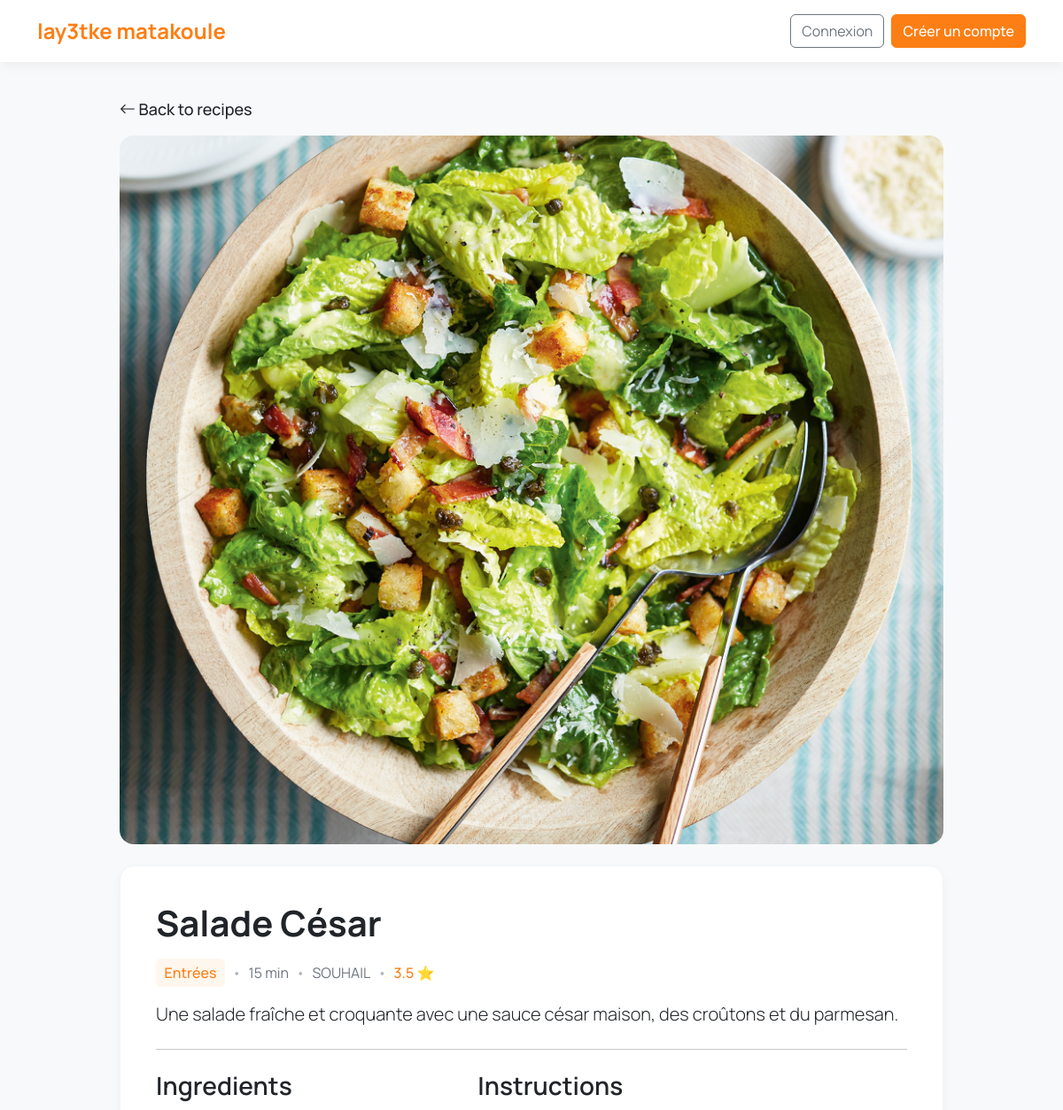
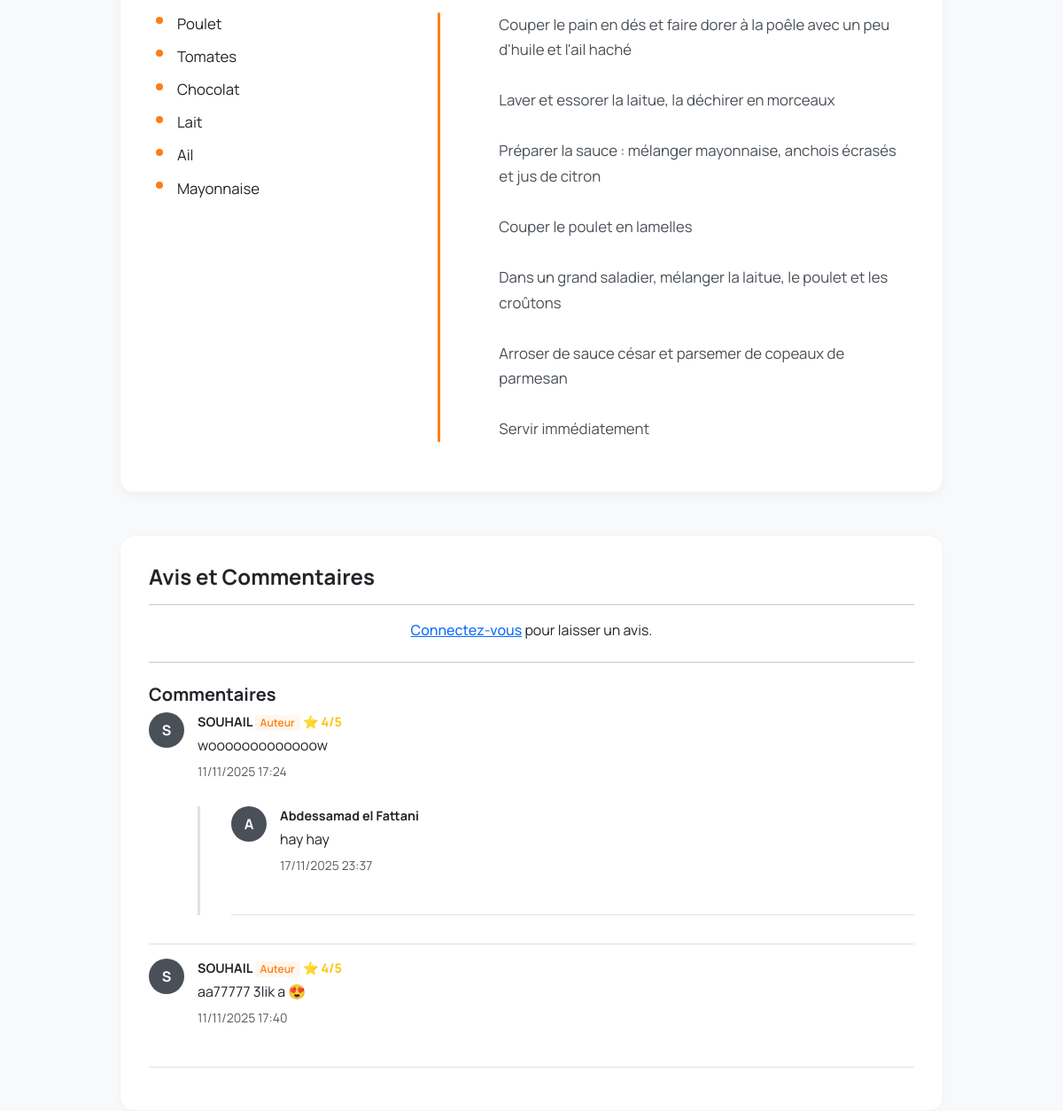
The app's page /recipe/2/ with its own data (2 pictures, top to bottom).
### recettes/models.py (models this page shows, shortened)
class Recipe(models.Model):
    title = models.CharField(max_length=200)
    description = models.TextField()
    instructions = models.TextField(default='', blank=True)
    preparation_time = models.PositiveIntegerField(default=0)
    category = models.ForeignKey(Category, on_delete=models.CASCADE)
    ingredients = models.ManyToManyField(Ingredient)  # SIMPLE SANS through
    author = models.ForeignKey(User, on_delete=models.CASCADE)
    rating = models.FloatField(default=0)
    created_at = models.DateTimeField(auto_now_add=True)
    image = models.ImageField(upload_to='recipes/', blank=True, null=True)
    favorited_by = models.ManyToManyField(User,related_name='favorite_recipes',blank=True)

class Category(models.Model):
    name = models.CharField(max_length=100)

class Ingredient(models.Model):
    name = models.CharField(max_length=100)

class Review(models.Model):
    recipe = models.ForeignKey(Recipe, on_delete=models.CASCADE, related_name='reviews')
    user = models.ForeignKey(User, on_delete=models.CASCADE)
    rating = models.PositiveIntegerField(choices=[(i, i) for i in range(1, 6)])
    comment = models.TextField(blank=True)
    created_at = models.DateTimeField(auto_now_add=True)
    parent = models.ForeignKey(
        'self',
        on_delete=models.CASCADE,
        null=True,
        blank=True,
        related_name='replies'
    )
    class Meta:
        ordering = ['created_at']

### recettes/views.py (the view, shortened to what this page needs)
# urls.py: path('recipe/<int:recipe_id>/', views.recipe_detail, name='recipe_detail'),
def recipe_detail(request, recipe_id):
    recipe = get_object_or_404(Recipe, id=recipe_id)
    top_level_reviews = recipe.reviews.filter(parent=None)
    review_form = ReviewForm()
    context = {
        'recipe': recipe,
        'reviews': top_level_reviews,
        'review_form': review_form,  # Toujours un formulaire vide en cas d'échec
    }
    return render(request, 'recipe_detail.html', context)

### templates/recipe_detail.html (shortened to what this page needs)
{% extends 'base.html' %}
{% block content %}
<div class="col-lg-10 offset-lg-1">
    <div class="recipe-header">
        <a href="{% url 'home' %}" class="back-link">
            <i class="bi bi-arrow-left"></i> Back to recipes
        </a>
    </div>
    {% if recipe.image %}
        <img src="{{ recipe.image.url }}" class="recipe-main-image" alt="{{ recipe.title }}">
    {% endif %}
    <div class="recipe-content-card">
        <div class="d-flex justify-content-between align-items-start mb-2">
            <h1 class="recipe-title">{{ recipe.title }}</h1>
        </div>
        <div class="recipe-meta-text mb-3">
            <span class="category-tag">{{ recipe.category.name }}</span>
            <span class="dot-separator">•</span>
            <span>{{ recipe.preparation_time }} min</span>
            <span class="dot-separator">•</span>
            <span>{{ recipe.author }}</span>
              <span class="dot-separator">•</span>
            <span class="rating-stars" style="color: #fd7e14;font-weight: 500;">
                {{ recipe.rating|floatformat:1 }} ⭐
            </span>
        </div>
        <p class="lead">{{ recipe.description }}</p>
        <hr class="my-4">
        <div class="row">
            <div class="col-md-5 recipe-section">
                <h3>Ingredients</h3>
                <ul class="ingredients-list">
                    {% for ingredient in recipe.ingredients.all %}
                    <li>
                        {{ ingredient.name }}
                    </li>
                    {% empty %}
                    <li class="text-muted">Aucun ingrédient spécifié</li>
                    {% endfor %}
                </ul>
            </div>
            <div class="col-md-7 recipe-section">
                <h3>Instructions</h3>
                <div class="instructions-container">
                    {% if recipe.instructions %}
                        <p class="instructions-text">{{ recipe.instructions }}</p>
                    {% else %}
                        <p class="text-muted">Aucune instruction disponible pour le moment.</p>
                    {% endif %}
                </div>
            </div>
        </div>
    </div>
    <div class="reviews-column mt-5" id="comments">
        <h4>Avis et Commentaires</h4>
        <hr>
        {% if user.is_authenticated %}
            <h5>Laisser un avis</h5>
            <form method="POST" action="{% url 'recipe_detail' recipe.id %}#comments">
                {% csrf_token %}
                <div class="mb-2">
                    <label class="form-label">{{ review_form.rating.label }}</label>
                    <div class="star-rating-form">
                        {% for value, text in review_form.rating.field.choices|slice:"::-1" %}
                            <input type="radio" name="rating" id="star-{{ value }}" value="{{ value }}">
                            <label for="star-{{ value }}">★</label>
                        {% endfor %}
                    </div>
                </div>
                <div class="mb-3">
                    <label class="form-label">{{ review_form.comment.label }}</label>
                    {{ review_form.comment }}
                </div>
                <button type="submit" class="btn btn-orange w-100">Envoyer l'avis</button>
            </form>
            <hr class="my-4">
        {% else %}
            <p class="text-center"><a href="{% url 'accounts:login' %}" style="font-weight: 500;">Connectez-vous</a> pour laisser un avis.</p>
            <hr class="my-4">
        {% endif %}
        <h5 class="mt-3">Commentaires</h5>
        {% for review in reviews %}
            {% include "partials/_review.html" with review=review recipe=recipe %}
        {% empty %}
            <p class="text-muted">Aucun avis pour le moment.</p>
        {% endfor %}
    </div>
</div>
{% endblock %}

### templates/partials/_review.html (shortened to what this page needs)
{% if review %}
<div class="border-bottom pb-3 mb-3
    {% if review.user == recipe.author %}review-author{% endif %}"
    style="{% if review.parent %}margin-left: 20px;{% endif %}">
    <div class="review">
        <div class="review-avatar" title="{{ review.user.username }}">
            {{ review.user.username|first|upper }}
        </div>
        <div class="review-body">
            <div class="review-header">
                {{ review.user.username }}
                {% if review.user == recipe.author %}
                    <span class="badge author-badge">Auteur</span>
                {% endif %}
                {% if not review.parent %}
                    <span class="text-warning">⭐ {{ review.rating }}/5</span>
                {% endif %}
            </div>
            <p class="review-text">{{ review.comment }}</p>
            <small class="text-muted">{{ review.created_at|date:"d/m/Y H:i" }}</small>
        </div>
    </div>
    <div class="replies-container mt-3">
        {% for reply in review.replies.all %}
            {% include "partials/_review.html" with review=reply recipe=recipe %}
        {% endfor %}
    </div>
</div>
{% endif %}

### templates/base.html (style rules this page uses)
body, .btn, .form-control, .form-select, .card-title, .nav-link, .navbar-brand, .dropdown-item { font-family: 'Manrope', sans-serif; }

### templates/recipe_detail.html (style rules this page uses)
.recipe-header { padding: 1rem 0; display: flex; justify-content: space-between; align-items: center; }
.back-link { text-decoration: none; color: #212529; font-weight: 500; font-size: 18px; }
.recipe-main-image { width: 100%; height: 800px; object-fit: cover; border-radius: 1rem; }
.recipe-content-card { background-color: #ffffff; border-radius: 1rem; border: 1px solid #f3f4f6; box-shadow: 0 4px 12px rgba(0,0,0,0.04); padding: 2.5rem; margin-top: 1.5rem; }
.recipe-title { font-weight: 700; font-size: 2.5rem; color: #212529; }
.recipe-meta-text { display: flex; flex-wrap: wrap; align-items: center; gap: 0.25rem 0.5rem; font-size: 16px; color: #6c757d; margin-top: 0.5rem; }
.recipe-meta-text .category-tag { color: #fd7e14; font-weight: 500; background-color: #fff7ed; padding: 0.25rem 0.6rem; border-radius: 6px; }
.recipe-meta-text .dot-separator { color: #adb5bd; }
.recipe-section h3 { font-weight: 600; color: #212529; margin-bottom: 1.5rem; }
.ingredients-list { list-style: none; padding-left: 0; }
.ingredients-list li { position: relative; padding-left: 1.5rem; margin-bottom: 0.75rem; font-size: 1.05rem; line-height: 1.5; }
.ingredients-list li::before { content: ''; display: inline-block; width: 8px; height: 8px; background-color: #fd7e14; border-radius: 50%; position: absolute; left: 0; top: 0.6rem; transform: translateY(-50%); }
.instructions-container { position: relative; padding-left: 1.5rem; }
.instructions-container::before { content: ''; position: absolute; left: -45px; top: 0; bottom: 0; width: 3px; background-color: #fd7e14; border-radius: 3px; }
.instructions-text { line-height: 1.7; font-size: 1.05rem; color: #495057; white-space: pre-line; }
.reviews-column { background-color: #ffffff; border-radius: 1rem; border: 1px solid #f3f4f6; box-shadow: 0 4px 6px rgba(0,0,0,0.02); padding: 2rem; margin-top: 2.5rem; }
.reviews-column h4, .reviews-column h5 { font-weight: 700; }
.review { display: flex; gap: 15px; margin-bottom: 20px; }
.review-avatar { flex-shrink: 0; width: 40px; height: 40px; border-radius: 50%; background-color: #fd7e14; color: white; display: flex; align-items: center; justify-content: center; font-weight: bold; font-size: 1rem; }
.review-body { flex-grow: 1; }
.review-header { font-size: 0.9rem; font-weight: bold; }
.review-author .review-avatar { background-color: #495057; }
.review-header .author-badge { background-color: #fff7ed !important; color: #fd7e14 !important; font-size: 0.75rem; font-weight: 600; padding: 3px 6px; border-radius: 4px; }
.review-text { margin: 5px 0; line-height: 1.4; }
.replies-container { border-left: 3px solid #dee2e6; padding-left: 15px; margin-left: 55px; }

### records on screen
Recipe: image (picture), title "Salade César", category.name "Entrées", preparation_time "15", author "SOUHAIL", rating "3.5", description "Une salade fraîche et croquante avec une sauce césar maison, des croûtons et du parmesan.", instructions "Couper le pain en dés et faire dorer à la poêle avec un peu d'huile et l'ail haché Laver et essorer la laitue, la déchirer en morceaux Préparer la sauce : mélanger mayonnaise, anchois écrasés et jus de citron Couper le poulet en lamelles Dans un grand saladier, mélanger la laitue, le poulet et les croûtons Arroser de sauce césar et parsemer de copeaux de parmesan Servir immédiatement"
Ingredient: name "Poulet"
Ingredient: name "Tomates"
Ingredient: name "Chocolat"
Ingredient: name "Lait"
Ingredient: name "Ail"
Ingredient: name "Mayonnaise"
Review: user.username|first "S", user.username "SOUHAIL", shows "Auteur", rating "4", comment "wooooooooooooow", created_at "11/11/2025 17:24"
Review: user.username|first "A", user.username "Abdessamad el Fattani", comment "hay hay", created_at "17/11/2025 23:37"
Review: user.username|first "S", user.username "SOUHAIL", shows "Auteur", rating "4", comment "aa77777 3lik a 😍", created_at "11/11/2025 17:40"
